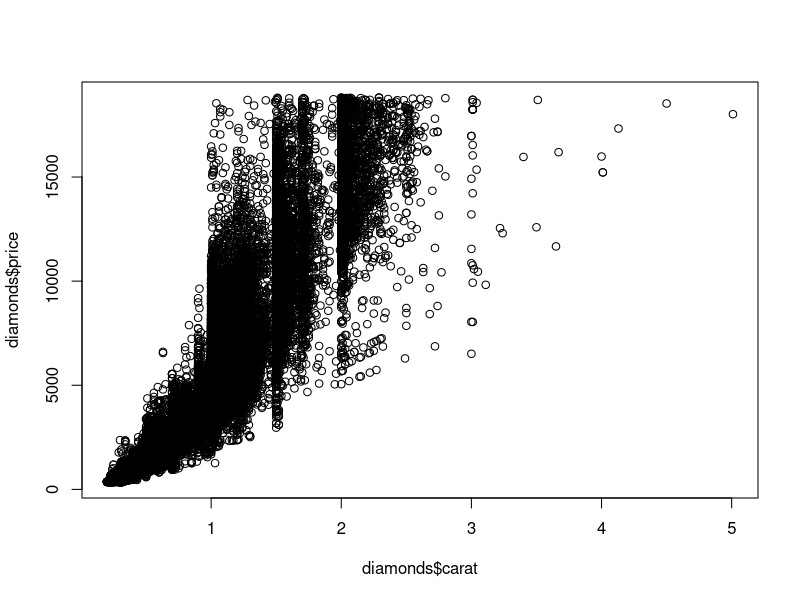
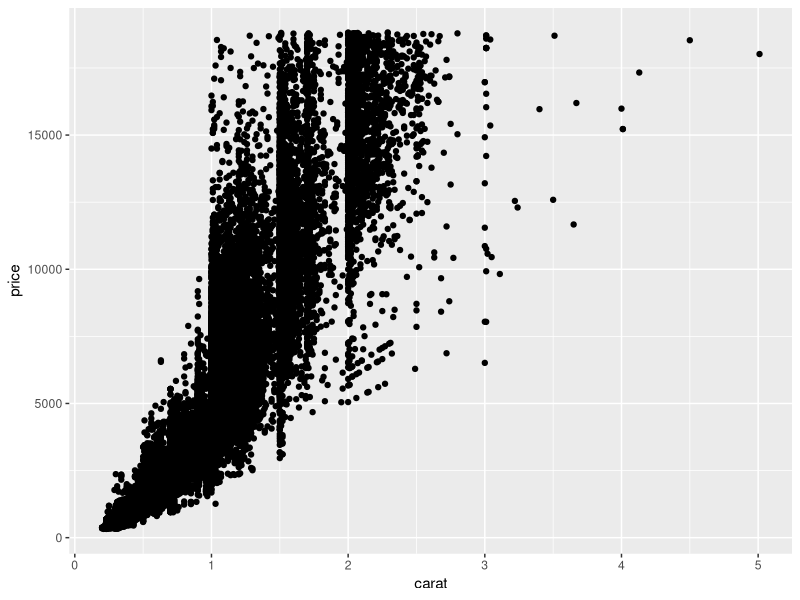
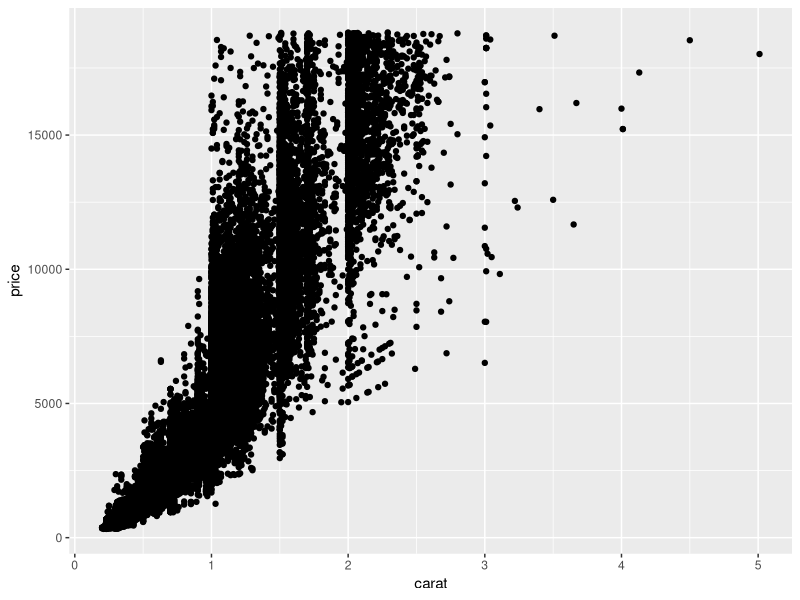
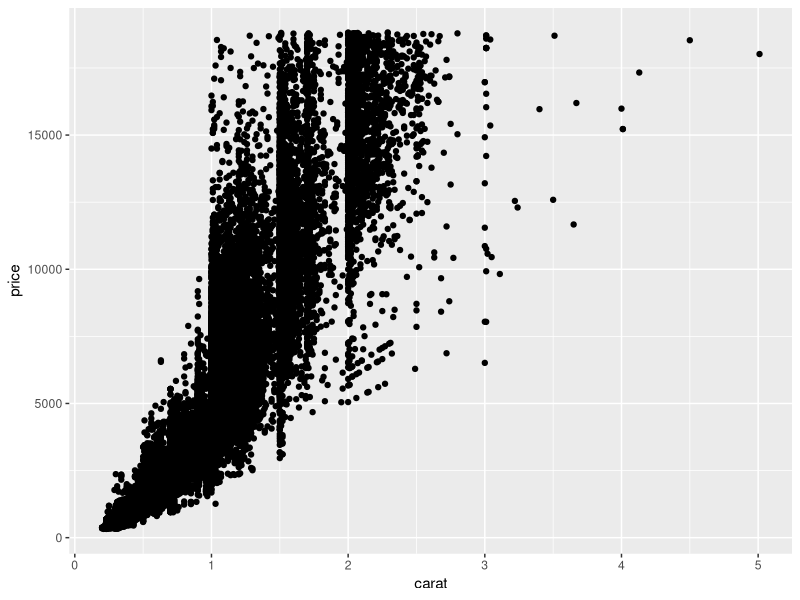
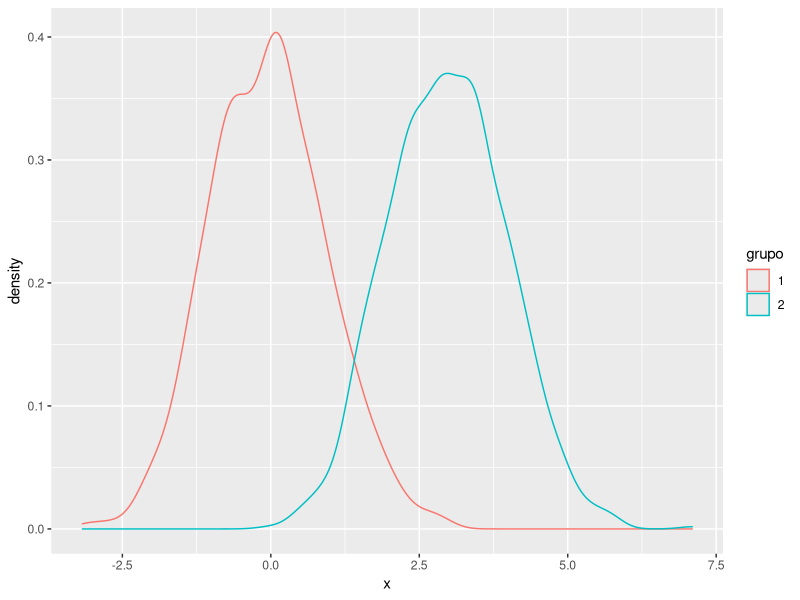
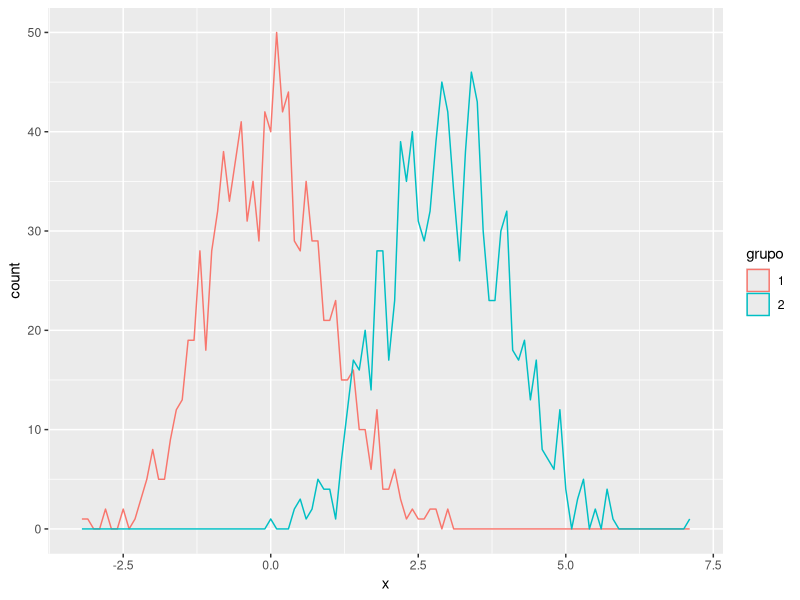
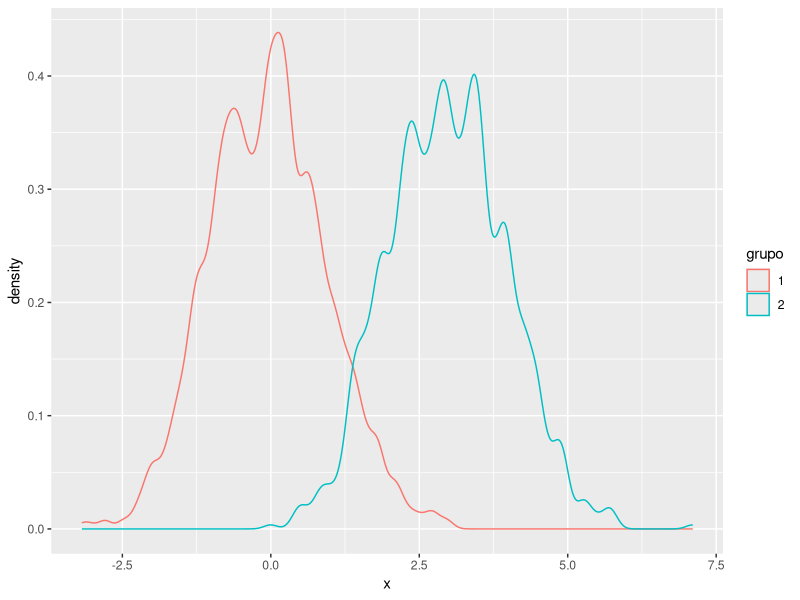
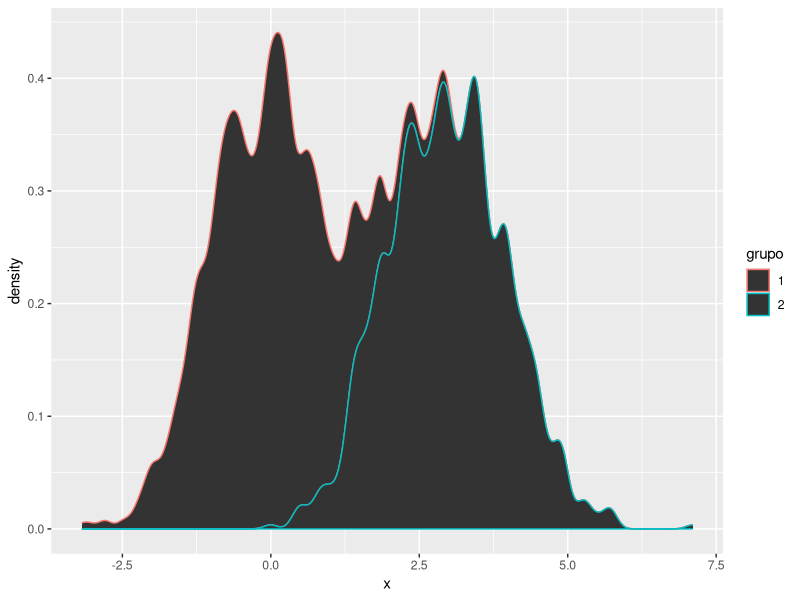

Reproduce these figures in R, in order.
## ---- chunk 1
knitr::opts_chunk$set(echo = T, warning = F, error = F, message = F)
library(ggplot2)
## ---- chunk 2
data(diamonds, package = "ggplot2")
str(diamonds)

plot(diamonds$carat, diamonds$price)
## ---- chunk 3
qplot(data = diamonds, x = carat, y = price, geom = "point")
## ---- chunk 4
ggplot() +
  layer( # una capa
    data = diamonds, # datos
    mapping = aes(x = carat, y = price), # mapeo estético
    geom = "point", # geometría
    stat = "identity", # transformación estadística
    position = "identity" # ajuste en posición de objetos
    ) + 
  scale_y_continuous() + # Escala para estética continua en y
  scale_x_continuous() + # Escala para estética continua en x
  coord_cartesian() # Sistema de coordenadas
## ---- chunk 5
ggplot(diamonds, aes(carat, price)) + geom_point()
## ---- chunk 6
mix2norm <- data.frame(x  = c(rnorm(1000), rnorm(1000, 3)), 
                       grupo = as.factor(rep(c(1,2),each=1000)))

ggplot(mix2norm, aes(x=x, color = grupo)) + geom_density()
## ---- chunk 7
ggplot(mix2norm, aes(x=x, color = grupo)) + 
  geom_density(stat = "bin", binwidth = 0.1)
## ---- chunk 8
ggplot(mix2norm, aes(x = x, color = grupo)) + geom_density(adjust = 1/2)
## ---- chunk 9
ggplot(mix2norm, aes(x = x, color = grupo)) + stat_density(adjust = 1/2)
## ---- chunk 10
ggplot(mix2norm, aes(x=x, color = grupo)) + 
  stat_density(adjust=1/2, size=2, position = "identity", geom = "line")
## ---- chunk 11
ggplot(mix2norm, aes(x=x, color = grupo)) + 
  stat_density(adjust=1/2, size=2, position ="identity", geom ="line") +
  scale_y_log10(limits = c(1e-5,1))
## ---- chunk 12
ggplot(mix2norm, aes(x = x, color = grupo)) + 
  stat_density(adjust = 1/2, size = 2, position = "identity", geom = "line") +
  coord_polar()
## ---- chunk 13
ggplot(mix2norm, aes(x = x, color = grupo)) + 
  stat_density(adjust = 1/2, size = 2, position = "identity", geom = "line") +
  facet_grid(grupo ~ .)
## ---- chunk 14

## ---- chunk 15

## ---- chunk 16

## ---- chunk 17

## ---- chunk 18

## ---- chunk 19

## ---- chunk 20
#http://www.stat.purdue.edu/~varao/STAT598Z/lect7.pdf
#http://docs.ggplot2.org/0.9.3.1/stat_density.html
#http://vita.had.co.nz/papers/layered-grammar.pdf
